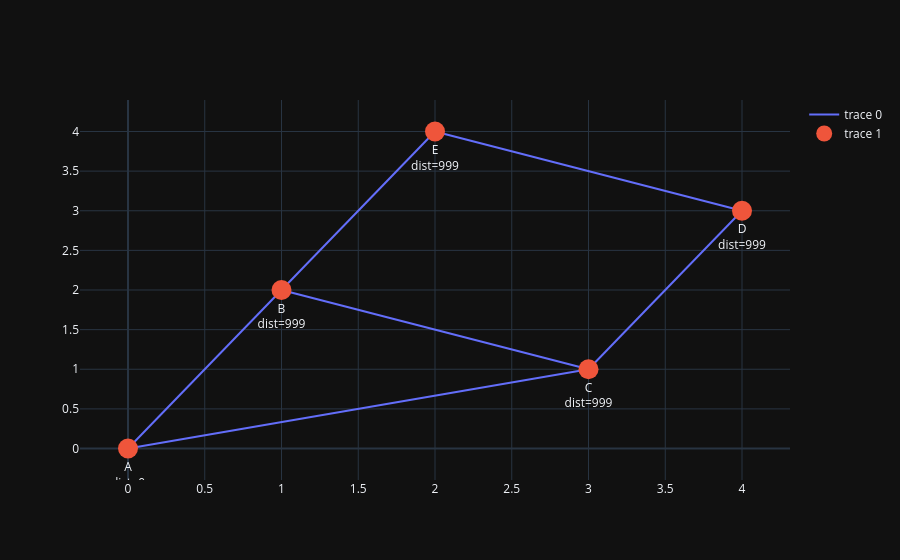

The code cell stored with this chart in its notebook:
### Code cell
import plotly.graph_objects as go

# Graph structure
nodes = {
    "A": (0, 0),
    "B": (1, 2),
    "C": (3, 1),
    "D": (4, 3),
    "E": (2, 4)
}

edges = [
    ("A","B"), ("A","C"),
    ("B","C"), ("B","E"),
    ("C","D"), ("D","E")
]

# Initial distances (infinite except source)
distances = {"A":0, "B":999, "C":999, "D":999, "E":999}

# Create edge lines
edge_x, edge_y = [], []
for u,v in edges:
    x0,y0 = nodes[u]
    x1,y1 = nodes[v]
    edge_x += [x0, x1, None]
    edge_y += [y0, y1, None]

edge_trace = go.Scatter(
    x=edge_x, y=edge_y,
    mode="lines",
    line=dict(width=2),
    hoverinfo="none"
)

# Node points
node_x = [nodes[n][0] for n in nodes]
node_y = [nodes[n][1] for n in nodes]

node_trace = go.Scatter(
    x=node_x, y=node_y,
    mode="markers+text",
    marker=dict(size=20),
    text=[f"{n}<br>dist={distances[n]}" for n in nodes],
    textposition="bottom center"
)

fig = go.Figure(data=[edge_trace, node_trace])
fig.show()

### Figure 1 — Plotly figure (JSON) as saved in the notebook; plotly's stock layout.template omitted (floating-point values rounded to 4 significant figures)
{"data": [{"hoverinfo": "none", "line": {"width": 2}, "mode": "lines", "x": [0, 1, null, 0, 3, null, 1, 3, null, 1, 2, null, 3, 4, null, 4, 2, null], "y": [0, 2, null, 0, 1, null, 2, 1, null, 2, 4, null, 1, 3, null, 3, 4, null], "type": "scatter"}, {"marker": {"size": 20}, "mode": "markers+text", "text": ["A<br>dist=0", "B<br>dist=999", "C<br>dist=999", "D<br>dist=999", "E<br>dist=999"], "textposition": "bottom center", "x": [0, 1, 3, 4, 2], "y": [0, 2, 1, 3, 4], "type": "scatter"}], "layout": {}}
